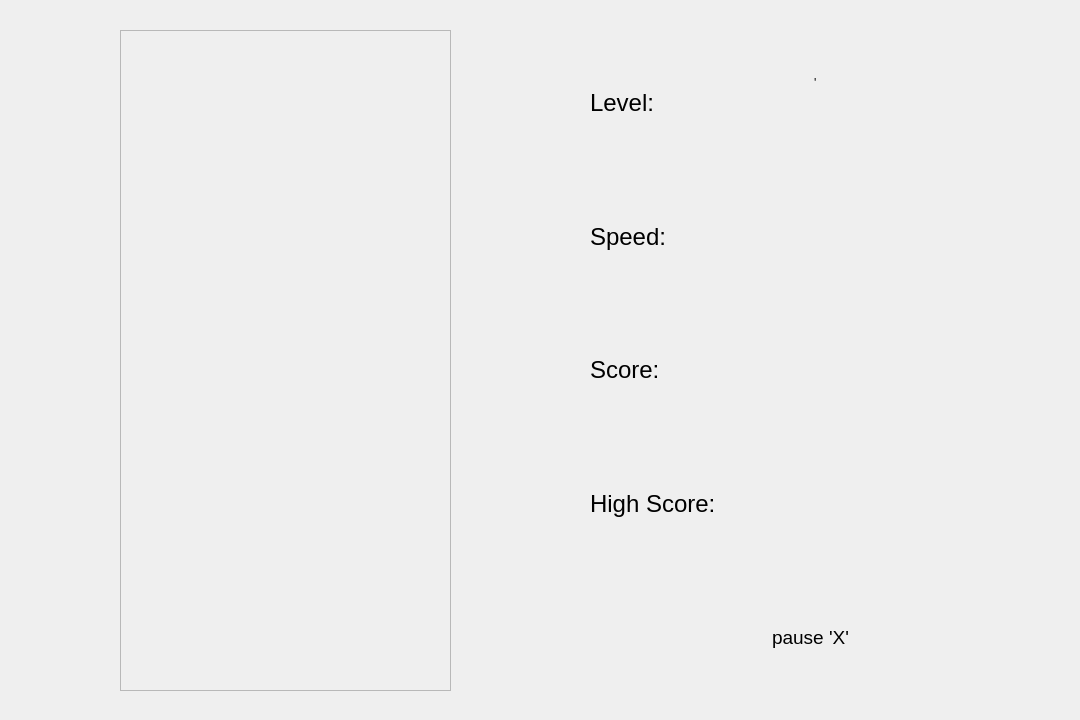
<?xml version="1.0" encoding="UTF-8"?>
<ui version="4.0">
 <class>snake</class>
 <widget class="QWidget" name="snake">
  <property name="geometry">
   <rect>
    <x>0</x>
    <y>0</y>
    <width>1080</width>
    <height>720</height>
   </rect>
  </property>
  <property name="windowTitle">
   <string>Form</string>
  </property>
  <widget class="QTableWidget" name="tableWidget">
   <property name="enabled">
    <bool>false</bool>
   </property>
   <property name="geometry">
    <rect>
     <x>120</x>
     <y>30</y>
     <width>331</width>
     <height>661</height>
    </rect>
   </property>
   <property name="sizePolicy">
    <sizepolicy hsizetype="Minimum" vsizetype="Minimum">
     <horstretch>0</horstretch>
     <verstretch>0</verstretch>
    </sizepolicy>
   </property>
   <property name="minimumSize">
    <size>
     <width>330</width>
     <height>0</height>
    </size>
   </property>
   <property name="maximumSize">
    <size>
     <width>660</width>
     <height>1320</height>
    </size>
   </property>
   <property name="cursor" stdset="0">
    <cursorShape>ArrowCursor</cursorShape>
   </property>
   <property name="mouseTracking">
    <bool>false</bool>
   </property>
   <property name="tabletTracking">
    <bool>false</bool>
   </property>
   <property name="verticalScrollBarPolicy">
    <enum>Qt::ScrollBarAlwaysOff</enum>
   </property>
   <property name="horizontalScrollBarPolicy">
    <enum>Qt::ScrollBarAlwaysOff</enum>
   </property>
   <property name="editTriggers">
    <set>QAbstractItemView::NoEditTriggers</set>
   </property>
   <property name="selectionMode">
    <enum>QAbstractItemView::NoSelection</enum>
   </property>
   <property name="showGrid">
    <bool>false</bool>
   </property>
   <property name="rowCount">
    <number>20</number>
   </property>
   <property name="columnCount">
    <number>10</number>
   </property>
   <attribute name="horizontalHeaderVisible">
    <bool>false</bool>
   </attribute>
   <attribute name="horizontalHeaderMinimumSectionSize">
    <number>33</number>
   </attribute>
   <attribute name="horizontalHeaderDefaultSectionSize">
    <number>33</number>
   </attribute>
   <attribute name="verticalHeaderVisible">
    <bool>false</bool>
   </attribute>
   <attribute name="verticalHeaderMinimumSectionSize">
    <number>33</number>
   </attribute>
   <attribute name="verticalHeaderDefaultSectionSize">
    <number>33</number>
   </attribute>
   <row/>
   <row/>
   <row/>
   <row/>
   <row/>
   <row/>
   <row/>
   <row/>
   <row/>
   <row/>
   <row/>
   <row/>
   <row/>
   <row/>
   <row/>
   <row/>
   <row/>
   <row/>
   <row/>
   <row/>
   <column/>
   <column/>
   <column/>
   <column/>
   <column/>
   <column/>
   <column/>
   <column/>
   <column/>
   <column/>
   <item row="0" column="0">
    <property name="text">
     <string notr="true"/>
    </property>
    <property name="toolTip">
     <string/>
    </property>
   </item>
   <item row="0" column="1"/>
  </widget>
  <widget class="QWidget" name="verticalLayoutWidget">
   <property name="geometry">
    <rect>
     <x>590</x>
     <y>40</y>
     <width>441</width>
     <height>661</height>
    </rect>
   </property>
   <layout class="QVBoxLayout" name="verticalLayout">
    <item>
     <layout class="QHBoxLayout" name="horizontalLayout_2">
      <item>
       <widget class="QLabel" name="label_7">
        <property name="text">
         <string>&lt;html&gt;&lt;head/&gt;&lt;body&gt;&lt;p&gt;&lt;span style=&quot; font-size:18pt;&quot;&gt;Level:&lt;/span&gt;&lt;/p&gt;&lt;/body&gt;&lt;/html&gt;</string>
        </property>
       </widget>
      </item>
      <item>
       <widget class="QLabel" name="label_11">
        <property name="text">
         <string>&lt;html&gt;&lt;head/&gt;&lt;body&gt;&lt;p&gt;'&lt;/p&gt;&lt;p&gt;&lt;br/&gt;&lt;/p&gt;&lt;/body&gt;&lt;/html&gt;</string>
        </property>
       </widget>
      </item>
     </layout>
    </item>
    <item>
     <layout class="QHBoxLayout" name="horizontalLayout_3">
      <item>
       <widget class="QLabel" name="label_10">
        <property name="text">
         <string>&lt;html&gt;&lt;head/&gt;&lt;body&gt;&lt;p&gt;&lt;span style=&quot; font-size:18pt;&quot;&gt;Speed:&lt;/span&gt;&lt;/p&gt;&lt;/body&gt;&lt;/html&gt;</string>
        </property>
       </widget>
      </item>
      <item>
       <widget class="QLabel" name="label_9">
        <property name="text">
         <string>&lt;html&gt;&lt;head/&gt;&lt;body&gt;&lt;p&gt;&lt;br/&gt;&lt;/p&gt;&lt;/body&gt;&lt;/html&gt;</string>
        </property>
       </widget>
      </item>
     </layout>
    </item>
    <item>
     <layout class="QHBoxLayout" name="horizontalLayout_4">
      <item>
       <widget class="QLabel" name="label_8">
        <property name="text">
         <string>&lt;html&gt;&lt;head/&gt;&lt;body&gt;&lt;p&gt;&lt;span style=&quot; font-size:18pt;&quot;&gt;Score:&lt;/span&gt;&lt;/p&gt;&lt;/body&gt;&lt;/html&gt;</string>
        </property>
       </widget>
      </item>
      <item>
       <widget class="QLabel" name="label_6">
        <property name="text">
         <string>&lt;html&gt;&lt;head/&gt;&lt;body&gt;&lt;p&gt;&lt;br/&gt;&lt;/p&gt;&lt;/body&gt;&lt;/html&gt;</string>
        </property>
       </widget>
      </item>
     </layout>
    </item>
    <item>
     <layout class="QHBoxLayout" name="horizontalLayout_5">
      <item>
       <widget class="QLabel" name="label_4">
        <property name="text">
         <string>&lt;html&gt;&lt;head/&gt;&lt;body&gt;&lt;p&gt;&lt;span style=&quot; font-size:18pt;&quot;&gt;High Score:&lt;/span&gt;&lt;/p&gt;&lt;/body&gt;&lt;/html&gt;</string>
        </property>
       </widget>
      </item>
      <item>
       <widget class="QLabel" name="label_2">
        <property name="text">
         <string>&lt;html&gt;&lt;head/&gt;&lt;body&gt;&lt;p&gt;&lt;br/&gt;&lt;/p&gt;&lt;/body&gt;&lt;/html&gt;</string>
        </property>
       </widget>
      </item>
     </layout>
    </item>
    <item>
     <layout class="QVBoxLayout" name="verticalLayout_2">
      <item>
       <widget class="QLabel" name="label">
        <property name="text">
         <string>&lt;!DOCTYPE HTML PUBLIC &quot;-//W3C//DTD HTML 4.0//EN&quot; &quot;http://www.w3.org/TR/REC-html40/strict.dtd&quot;&gt;
&lt;html&gt;&lt;head&gt;&lt;meta name=&quot;qrichtext&quot; content=&quot;1&quot; /&gt;&lt;meta charset=&quot;utf-8&quot; /&gt;&lt;style type=&quot;text/css&quot;&gt;
p, li { white-space: pre-wrap; }
hr { height: 1px; border-width: 0; }
li.unchecked::marker { content: &quot;\2610&quot;; }
li.checked::marker { content: &quot;\2612&quot;; }
&lt;/style&gt;&lt;/head&gt;&lt;body style=&quot; font-family:'Ubuntu Sans'; font-size:11pt; font-weight:400; font-style:normal;&quot;&gt;
&lt;p align=&quot;center&quot; style=&quot; margin-top:0px; margin-bottom:0px; margin-left:0px; margin-right:0px; -qt-block-indent:0; text-indent:0px;&quot;&gt;&lt;span style=&quot; font-size:14pt; color:#000000;&quot;&gt;pause 'X'&lt;/span&gt;&lt;/p&gt;&lt;/body&gt;&lt;/html&gt;</string>
        </property>
       </widget>
      </item>
     </layout>
    </item>
   </layout>
  </widget>
 </widget>
 <resources/>
 <connections/>
</ui>
